Frame 1 (no input): blank canvas, image omitted
Frame 60 (the mouse pressed at the canvas centre just before this capture): blank canvas, image omitted
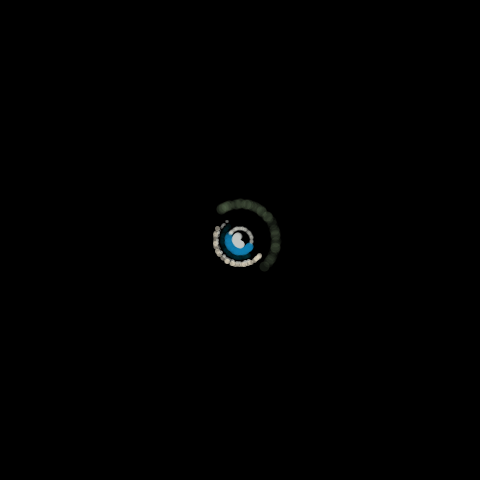
Frame 120 (the mouse held since frame 60 and released just before this capture)

The Processing sketch whose frames 1 and 60 were blank and that drew this single picture after the mouse press (run headless with seeded random() and noise(); from frame 60 on, the mouse is pressed at the canvas centre):

// Processing sketch: processing_144520
// ── processing_144520.pde

void setup()
{
size( 480,480 );
background( 0 );
stroke( 255,40,20 );
}

void draw()
{
  


if (mousePressed) {
translate(mouseX,mouseY);
rotate(random(PI));

strokeWeight (8);
stroke (193,197,192,70);
point(1,4);

stroke (17,128,180,60);
point (10,6);

strokeWeight (5);
stroke(0 ,62 ,72,30);
point (9,15);

strokeWeight (4);
stroke(215 ,214 ,202,50);
point (-10,- 6);

strokeWeight(10);
stroke(130 ,156 ,120, 20);
point (-20,-30);


strokeWeight (3);
stroke(193,197,192,80);
point (10,20);

 strokeWeight(5);
 stroke (228 ,219 ,197,80);
 point(20,15);


}
}
void keyReleased()
{
if (key=='c' || key=='C') {
background(0);
}
}
